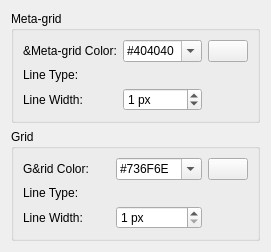
         <widget class="QWidget" name="tab_2">
          <attribute name="title">
           <string>Lines Grid</string>
          </attribute>
          <layout class="QGridLayout" name="gridLayout_25">
           <item row="0" column="0">
            <widget class="QGroupBox" name="groupBox_11">
             <property name="title">
              <string>Meta-grid</string>
             </property>
             <layout class="QGridLayout" name="gridLayout_24">
              <item row="2" column="1">
               <widget class="QG_LineTypeBox" name="wMetaGridLinesLineType" native="true">
                <property name="toolTip">
                 <string>Type of Meta Grid lines if grid is drawn by lines</string>
                </property>
               </widget>
              </item>
              <item row="3" column="1">
               <widget class="QSpinBox" name="sbMetaGridLinesWidth">
                <property name="toolTip">
                 <string>Width of Meta Grid lines if grid is drawn by lines</string>
                </property>
                <property name="suffix">
                 <string> px</string>
                </property>
                <property name="maximum">
                 <number>10</number>
                </property>
                <property name="value">
                 <number>1</number>
                </property>
               </widget>
              </item>
              <item row="2" column="0">
               <widget class="QLabel" name="lMetaGridLineType_2">
                <property name="text">
                 <string>Line Type: </string>
                </property>
               </widget>
              </item>
              <item row="3" column="0">
               <widget class="QLabel" name="lMetaGridLineWidth_2">
                <property name="text">
                 <string>Line Width:</string>
                </property>
               </widget>
              </item>
              <item row="1" column="1">
               <widget class="QComboBox" name="cbMetaGridLinesColor">
                <property name="toolTip">
                 <string>Color of Meta Grid if grid drawn by lines</string>
                </property>
                <property name="accessibleDescription">
                 <string notr="true"/>
                </property>
                <property name="editable">
                 <bool>true</bool>
                </property>
                <item>
                 <property name="text">
                  <string notr="true">#404040</string>
                 </property>
                </item>
               </widget>
              </item>
              <item row="1" column="0">
               <widget class="QLabel" name="lMetaGridColor_2">
                <property name="text">
                 <string>&amp;Meta-grid Color:</string>
                </property>
                <property name="wordWrap">
                 <bool>false</bool>
                </property>
                <property name="buddy">
                 <cstring>cbMetaGridPointsColor</cstring>
                </property>
               </widget>
              </item>
              <item row="1" column="2">
               <widget class="QPushButton" name="pb_metaLines">
                <property name="sizePolicy">
                 <sizepolicy hsizetype="Maximum" vsizetype="Fixed">
                  <horstretch>0</horstretch>
                  <verstretch>0</verstretch>
                 </sizepolicy>
                </property>
                <property name="toolTip">
                 <string>Click to select color</string>
                </property>
                <property name="text">
                 <string/>
                </property>
                <property name="icon">
                 <iconset resource="../../../../../res/controls/controls.qrc">
                  <normaloff>:/controls/colorxx.png</normaloff>:/controls/colorxx.png</iconset>
                </property>
               </widget>
              </item>
             </layout>
            </widget>
           </item>
           <item row="1" column="0">
            <widget class="QGroupBox" name="groupBox_10">
             <property name="title">
              <string>Grid</string>
             </property>
             <layout class="QGridLayout" name="gridLayout_23">
              <item row="12" column="1">
               <widget class="QSpinBox" name="sbGridLinesLineWidth">
                <property name="toolTip">
                 <string>Width of grid lines</string>
                </property>
                <property name="suffix">
                 <string> px</string>
                </property>
                <property name="minimum">
                 <number>1</number>
                </property>
                <property name="maximum">
                 <number>10</number>
                </property>
               </widget>
              </item>
              <item row="11" column="1">
               <widget class="QG_LineTypeBox" name="wGridLinesLineType" native="true">
                <property name="toolTip">
                 <string>Line type for grid lines</string>
                </property>
               </widget>
              </item>
              <item row="9" column="1">
               <widget class="QComboBox" name="cbGridLinesColor">
                <property name="toolTip">
                 <string>Color for grid lines</string>
                </property>
                <property name="accessibleDescription">
                 <string notr="true"/>
                </property>
                <property name="editable">
                 <bool>true</bool>
                </property>
                <item>
                 <property name="text">
                  <string notr="true">#736F6E</string>
                 </property>
                </item>
               </widget>
              </item>
              <item row="9" column="2">
               <widget class="QPushButton" name="pb_gridLines">
                <property name="sizePolicy">
                 <sizepolicy hsizetype="Maximum" vsizetype="Fixed">
                  <horstretch>0</horstretch>
                  <verstretch>0</verstretch>
                 </sizepolicy>
                </property>
                <property name="toolTip">
                 <string>Click to select color</string>
                </property>
                <property name="text">
                 <string/>
                </property>
                <property name="icon">
                 <iconset resource="../../../../../res/controls/controls.qrc">
                  <normaloff>:/controls/colorxx.png</normaloff>:/controls/colorxx.png</iconset>
                </property>
               </widget>
              </item>
              <item row="9" column="0">
               <widget class="QLabel" name="lGridColor_2">
                <property name="text">
                 <string>G&amp;rid Color:</string>
                </property>
                <property name="wordWrap">
                 <bool>false</bool>
                </property>
                <property name="buddy">
                 <cstring>cbGridPointsColor</cstring>
                </property>
               </widget>
              </item>
              <item row="11" column="0">
               <widget class="QLabel" name="lGridLineType_2">
                <property name="text">
                 <string>Line Type:</string>
                </property>
               </widget>
              </item>
              <item row="12" column="0">
               <widget class="QLabel" name="lGridLineWidth_2">
                <property name="text">
                 <string>Line Width:</string>
                </property>
               </widget>
              </item>
             </layout>
            </widget>
           </item>
          </layout>
         </widget>
